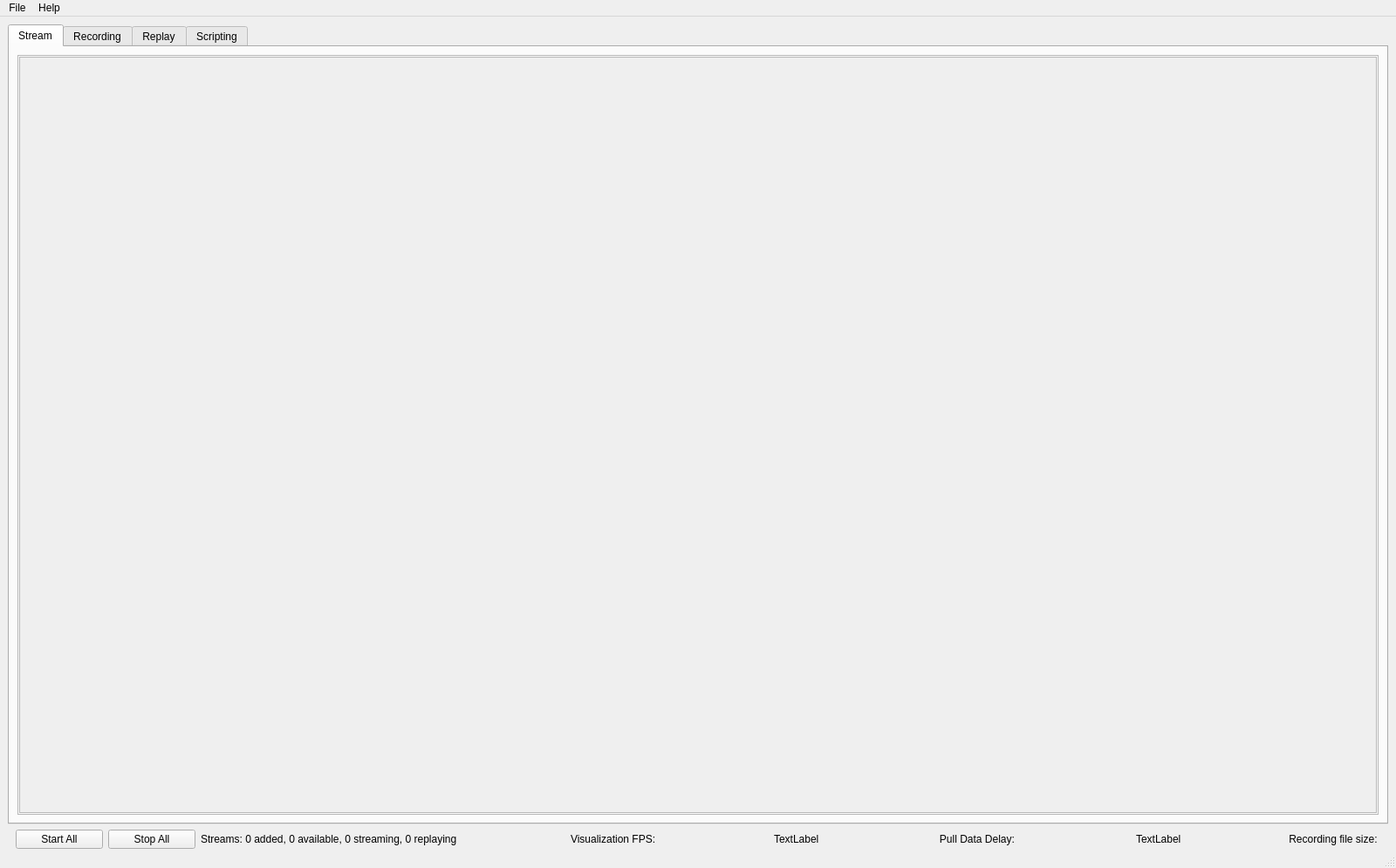
<?xml version="1.0" encoding="UTF-8"?>
<ui version="4.0">
 <class>MainWindow</class>
 <widget class="QMainWindow" name="MainWindow">
  <property name="geometry">
   <rect>
    <x>0</x>
    <y>0</y>
    <width>1600</width>
    <height>995</height>
   </rect>
  </property>
  <property name="windowTitle">
   <string>MainWindow</string>
  </property>
  <widget class="QWidget" name="centralwidget">
   <layout class="QVBoxLayout" name="verticalLayout">
    <property name="bottomMargin">
     <number>0</number>
    </property>
    <item>
     <widget class="QTabWidget" name="tabWidget">
      <property name="cursor">
       <cursorShape>ArrowCursor</cursorShape>
      </property>
      <property name="currentIndex">
       <number>0</number>
      </property>
      <widget class="QWidget" name="visualization_tab">
       <attribute name="title">
        <string>Stream</string>
       </attribute>
       <layout class="QVBoxLayout" name="MainTabVerticalLayout">
        <item>
         <widget class="QFrame" name="frame">
          <property name="frameShape">
           <enum>QFrame::StyledPanel</enum>
          </property>
          <property name="frameShadow">
           <enum>QFrame::Raised</enum>
          </property>
          <layout class="QVBoxLayout" name="verticalLayout_2">
           <property name="leftMargin">
            <number>1</number>
           </property>
           <property name="topMargin">
            <number>1</number>
           </property>
           <property name="rightMargin">
            <number>1</number>
           </property>
           <property name="bottomMargin">
            <number>1</number>
           </property>
           <item>
            <widget class="QScrollArea" name="scrollArea">
             <property name="widgetResizable">
              <bool>true</bool>
             </property>
             <widget class="QWidget" name="scrollAreaWidgetContents_3">
              <property name="geometry">
               <rect>
                <x>0</x>
                <y>0</y>
                <width>1554</width>
                <height>857</height>
               </rect>
              </property>
              <layout class="QHBoxLayout" name="scrollAreaWidgetContents_3_layout">
               <property name="leftMargin">
                <number>1</number>
               </property>
               <property name="topMargin">
                <number>1</number>
               </property>
               <property name="rightMargin">
                <number>1</number>
               </property>
               <property name="bottomMargin">
                <number>1</number>
               </property>
               <item>
                <widget class="QWidget" name="StreamWidget" native="true">
                 <layout class="QHBoxLayout" name="streamsHorizontalLayout">
                  <property name="spacing">
                   <number>1</number>
                  </property>
                  <property name="leftMargin">
                   <number>1</number>
                  </property>
                  <property name="topMargin">
                   <number>1</number>
                  </property>
                  <property name="rightMargin">
                   <number>1</number>
                  </property>
                  <property name="bottomMargin">
                   <number>1</number>
                  </property>
                 </layout>
                </widget>
               </item>
               <item>
                <widget class="QWidget" name="camWidget" native="true">
                 <layout class="QHBoxLayout" name="camHorizontalLayout"/>
                </widget>
               </item>
              </layout>
             </widget>
            </widget>
           </item>
          </layout>
         </widget>
        </item>
       </layout>
      </widget>
      <widget class="QWidget" name="recordings_tab">
       <attribute name="title">
        <string>Recording</string>
       </attribute>
       <layout class="QVBoxLayout" name="recordings_tab_vertical_layout"/>
      </widget>
      <widget class="QWidget" name="replay_tab">
       <attribute name="title">
        <string>Replay</string>
       </attribute>
       <layout class="QVBoxLayout" name="replay_tab_vertical_layout"/>
      </widget>
      <widget class="QWidget" name="scripting_tab">
       <attribute name="title">
        <string>Scripting</string>
       </attribute>
       <layout class="QVBoxLayout" name="scripting_tab_vertical_layout"/>
      </widget>
     </widget>
    </item>
    <item>
     <layout class="QHBoxLayout" name="horizontalLayout_2">
      <property name="leftMargin">
       <number>9</number>
      </property>
      <property name="rightMargin">
       <number>9</number>
      </property>
      <item>
       <widget class="QPushButton" name="start_all_btn">
        <property name="maximumSize">
         <size>
          <width>100</width>
          <height>16777215</height>
         </size>
        </property>
        <property name="text">
         <string>Start All</string>
        </property>
       </widget>
      </item>
      <item>
       <widget class="QPushButton" name="stop_all_btn">
        <property name="maximumSize">
         <size>
          <width>100</width>
          <height>16777215</height>
         </size>
        </property>
        <property name="text">
         <string>Stop All</string>
        </property>
       </widget>
      </item>
      <item alignment="Qt::AlignRight">
       <widget class="QLabel" name="numActiveStreamsLabel">
        <property name="minimumSize">
         <size>
          <width>0</width>
          <height>0</height>
         </size>
        </property>
        <property name="text">
         <string>Streams: 0 added, 0 available, 0 streaming, 0 replaying</string>
        </property>
       </widget>
      </item>
      <item>
       <spacer name="horizontalSpacer_2">
        <property name="orientation">
         <enum>Qt::Horizontal</enum>
        </property>
        <property name="sizeType">
         <enum>QSizePolicy::Fixed</enum>
        </property>
        <property name="sizeHint" stdset="0">
         <size>
          <width>40</width>
          <height>20</height>
         </size>
        </property>
       </spacer>
      </item>
      <item alignment="Qt::AlignRight">
       <widget class="QLabel" name="visualizationFPSTextLabel">
        <property name="maximumSize">
         <size>
          <width>130</width>
          <height>16777215</height>
         </size>
        </property>
        <property name="text">
         <string>Visualization FPS:</string>
        </property>
       </widget>
      </item>
      <item alignment="Qt::AlignRight">
       <widget class="QLabel" name="visualizationFPSLabel">
        <property name="maximumSize">
         <size>
          <width>60</width>
          <height>16777215</height>
         </size>
        </property>
        <property name="text">
         <string>TextLabel</string>
        </property>
       </widget>
      </item>
      <item>
       <spacer name="horizontalSpacer">
        <property name="orientation">
         <enum>Qt::Horizontal</enum>
        </property>
        <property name="sizeType">
         <enum>QSizePolicy::Fixed</enum>
        </property>
        <property name="sizeHint" stdset="0">
         <size>
          <width>40</width>
          <height>20</height>
         </size>
        </property>
       </spacer>
      </item>
      <item alignment="Qt::AlignRight">
       <widget class="QLabel" name="tickFrequencyLabel">
        <property name="maximumSize">
         <size>
          <width>120</width>
          <height>16777215</height>
         </size>
        </property>
        <property name="text">
         <string>   Pull Data Delay: </string>
        </property>
       </widget>
      </item>
      <item alignment="Qt::AlignRight">
       <widget class="QLabel" name="pull_data_delay_label">
        <property name="maximumSize">
         <size>
          <width>100</width>
          <height>16777215</height>
         </size>
        </property>
        <property name="text">
         <string>TextLabel</string>
        </property>
       </widget>
      </item>
      <item>
       <spacer name="horizontalSpacer_3">
        <property name="orientation">
         <enum>Qt::Horizontal</enum>
        </property>
        <property name="sizeType">
         <enum>QSizePolicy::Fixed</enum>
        </property>
        <property name="sizeHint" stdset="0">
         <size>
          <width>40</width>
          <height>20</height>
         </size>
        </property>
       </spacer>
      </item>
      <item alignment="Qt::AlignRight">
       <widget class="QLabel" name="recordingFileSizeLabel">
        <property name="text">
         <string>    Recording file size: </string>
        </property>
       </widget>
      </item>
     </layout>
    </item>
   </layout>
  </widget>
  <widget class="QMenuBar" name="menubar">
   <property name="geometry">
    <rect>
     <x>0</x>
     <y>0</y>
     <width>1600</width>
     <height>21</height>
    </rect>
   </property>
   <widget class="QMenu" name="menufile">
    <property name="title">
     <string>File</string>
    </property>
    <addaction name="actionShow_Recordings"/>
    <addaction name="actionSettings"/>
    <addaction name="separator"/>
    <addaction name="actionExit"/>
   </widget>
   <widget class="QMenu" name="menuHelp">
    <property name="title">
     <string>Help</string>
    </property>
    <addaction name="actionRepo"/>
    <addaction name="actionDocumentation"/>
   </widget>
   <addaction name="menufile"/>
   <addaction name="menuHelp"/>
  </widget>
  <widget class="QStatusBar" name="statusbar"/>
  <action name="actionAbout">
   <property name="text">
    <string>About</string>
   </property>
  </action>
  <action name="actionRepo">
   <property name="text">
    <string>GitHub Page</string>
   </property>
  </action>
  <action name="actionDocumentation">
   <property name="text">
    <string>Documentation</string>
   </property>
  </action>
  <action name="actionShow_Recordings">
   <property name="text">
    <string>Show Recordings</string>
   </property>
  </action>
  <action name="actionExit">
   <property name="text">
    <string>Exit</string>
   </property>
  </action>
  <action name="actionSettings">
   <property name="text">
    <string>Settings</string>
   </property>
  </action>
 </widget>
 <tabstops>
  <tabstop>tabWidget</tabstop>
 </tabstops>
 <resources/>
 <connections/>
</ui>
